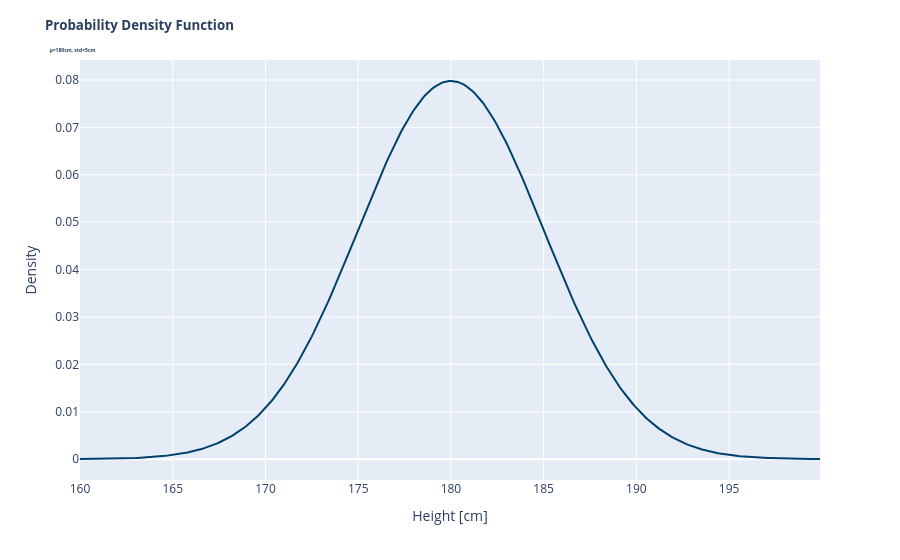

Here is the notebook cell this chart was saved with:
### Code cell
# 3.
import numpy as np
import pandas as pd
import plotly.express as px
from scipy.stats import norm

# keine limits!

# Generate data for the normal distribution
x = np.arange(160, 200, 0.1)          
y = norm.pdf(x, 180, 5)    # (µ=180, std=5)
df = pd.DataFrame({'x': x, 'y': y})

# Create the plot
fig = px.line(df, x='x', y='y')

# Adjust the plot
fig.data[0].update(line=dict(color='#00416E', width=2))


fig.update_layout(
    xaxis_title_text='Height [cm]',  
    yaxis_title_text='Density',
    title=dict(
            text=f'<b><span style="font-size: 10pt">Probability Density Function </span><br> <span style="font-size:5">µ=180cm, std=5cm</span> </b>',  # ← geändert
        ),
    showlegend=False,
)

fig.show()

### Figure 1 — Plotly figure (JSON) as saved in the notebook; plotly's stock layout.template omitted (floating-point values rounded to 4 significant figures; data arrays with more than 128 entries replaced by an {"elided": "..."} marker saying what was removed)
{"data": [{"hovertemplate": "x=%{x}<br>y=%{y}<extra></extra>", "legendgroup": "", "line": {"color": "#00416E", "dash": "solid", "width": 2}, "marker": {"symbol": "circle"}, "mode": "lines", "name": "", "orientation": "v", "showlegend": false, "type": "scatter", "x": {"elided": "400 float values"}, "xaxis": "x", "y": {"elided": "400 float values"}, "yaxis": "y"}], "layout": {"legend": {"tracegroupgap": 0}, "margin": {"t": 60}, "showlegend": false, "title": {"text": "<b><span style=\"font-size: 10pt\">Probability Density Function </span><br> <span style=\"font-size:5\">µ=180cm, std=5cm</span> </b>"}, "xaxis": {"anchor": "y", "domain": [0, 1], "title": {"text": "Height [cm]"}}, "yaxis": {"anchor": "x", "domain": [0, 1], "title": {"text": "Density"}}}}
